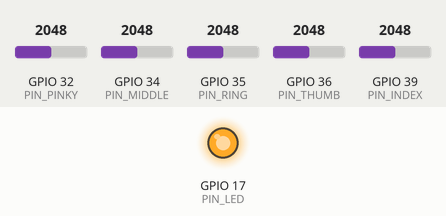
Bench run of a sketch on a simulated ESP32. Parts: output pins drawn as LEDs (lit = HIGH). The inputs (shaded band) are chosen by the test bench; at power-on: GPIO 32 (PIN_PINKY) = 2048, GPIO 34 (PIN_MIDDLE) = 2048, GPIO 35 (PIN_RING) = 2048, GPIO 36 (PIN_THUMB) = 2048, GPIO 39 (PIN_INDEX) = 2048. Nothing arrives over Bluetooth unless stated; a phone connects over Bluetooth LE 3 s after start; what the sketch prints to the serial monitor is not drawn.

Above: at 0.1 s.
At 3.1 s:
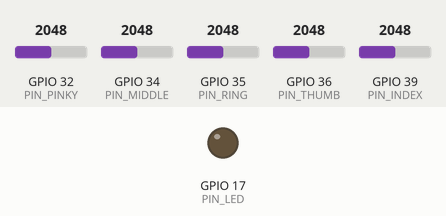
Timing chart, 0 to 4.6 s (numbered marks = the images above):
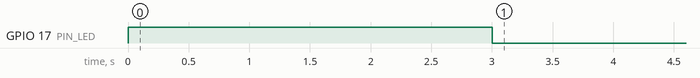

The sketch:

ESP32GloveR.ino
```cpp
/**
 * VRGlove AceBott
 * Author: Gunbard
 * Hardware:
 *  AceBott ESP32 Glove
 */

#include <BLEDevice.h>
#include <BLEUtils.h>
#include <BLEServer.h>
#include <BLE2902.h>

#define BT_NAME             "ESP32GloveR"
#define SERVICE_UUID        "4fafc201-1fb5-459e-8fcc-c5c9c331914b"
#define CHARACTERISTIC_UUID "beb5483e-36e1-4688-b7f5-ea07361b26a8"

#define PIN_THUMB     36
#define PIN_INDEX     39
#define PIN_MIDDLE    34
#define PIN_RING      35
#define PIN_PINKY     32
#define PIN_LED       17 // Status LED, low ON
#define PIN_K1        23 // K1 button

bool deviceConnected = false;
BLECharacteristic *pCharacteristic;
BLEServer *pServer;
BLEService *pService;

class ServerCallback: public BLEServerCallbacks
{
  void onConnect(BLEServer* pServer)
  {
    deviceConnected = true;
  };

  void onDisconnect(BLEServer* pServer)
  {
    deviceConnected = false;
    BLEDevice::startAdvertising();
  };
};

void setup()
{
  pinMode(PIN_THUMB,  INPUT);
  pinMode(PIN_INDEX,  INPUT);
  pinMode(PIN_MIDDLE, INPUT);
  pinMode(PIN_RING,   INPUT);
  pinMode(PIN_PINKY,  INPUT);
  pinMode(PIN_K1,     INPUT_PULLUP);
  pinMode(PIN_LED,    OUTPUT);

  Serial.begin(115200);
  Serial.println("Start!");

  BLEDevice::init(BT_NAME);  // set the device name
  pServer = BLEDevice::createServer();
  pService = pServer->createService(SERVICE_UUID);
  pCharacteristic = pService->createCharacteristic(
                                         CHARACTERISTIC_UUID,
                                         BLECharacteristic::PROPERTY_READ |
                                         BLECharacteristic::PROPERTY_NOTIFY
                                       );

  pCharacteristic->addDescriptor(new BLEDescriptor((uint16_t)0x2902));
  pServer->setCallbacks(new ServerCallback());
  pService->start();

  BLEAdvertising *pAdvertising = BLEDevice::getAdvertising();
  pAdvertising->addServiceUUID(SERVICE_UUID);
  pAdvertising->setAppearance(0x03C0); // Generic HID
  pAdvertising->setScanResponse(true);
  pAdvertising->setMinPreferred(0x06);  // functions that help with iPhone connections issue
  pAdvertising->setMinPreferred(0x12);
  BLEDevice::startAdvertising();
}

void loop()
{
//  Serial.print("(");
//  Serial.print(analogRead(PIN_THUMB));
//  Serial.print(", ");
//  Serial.print(analogRead(PIN_INDEX));
//  Serial.print(", ");
//  Serial.print(analogRead(PIN_MIDDLE));
//  Serial.print(", ");
//  Serial.print(analogRead(PIN_RING));
//  Serial.print(", ");
//  Serial.print(analogRead(PIN_PINKY));
//  Serial.println(")");

  if (deviceConnected)
  {
    digitalWrite(PIN_LED, LOW);

    float fingers[5];
    fingers[0] = analogRead(PIN_THUMB);
    fingers[1] = analogRead(PIN_INDEX);
    fingers[2] = analogRead(PIN_MIDDLE);
    fingers[3] = analogRead(PIN_RING);
    fingers[4] = analogRead(PIN_PINKY);

    // Pacakge and send the raw bytes (20 total) for the fingers
    pCharacteristic->setValue((uint8_t*)fingers, 20);
    pCharacteristic->notify();

    delay(10); // ~100Hz is plenty for VMC
  }
  else
  {
    digitalWrite(PIN_LED, HIGH);
  }
}
```

Measured:
- by itself, GPIO 17 (PIN_LED): LOW → HIGH at 0.00 s, → LOW 3.0 s later
